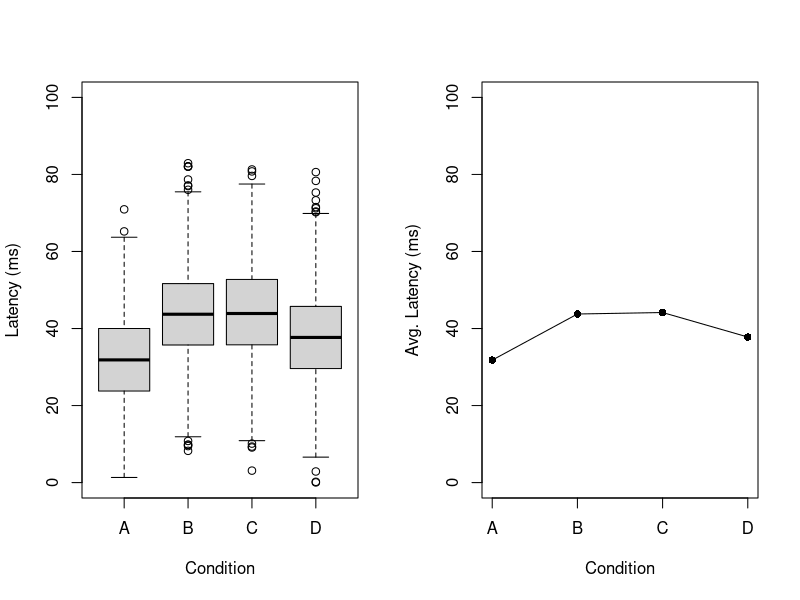
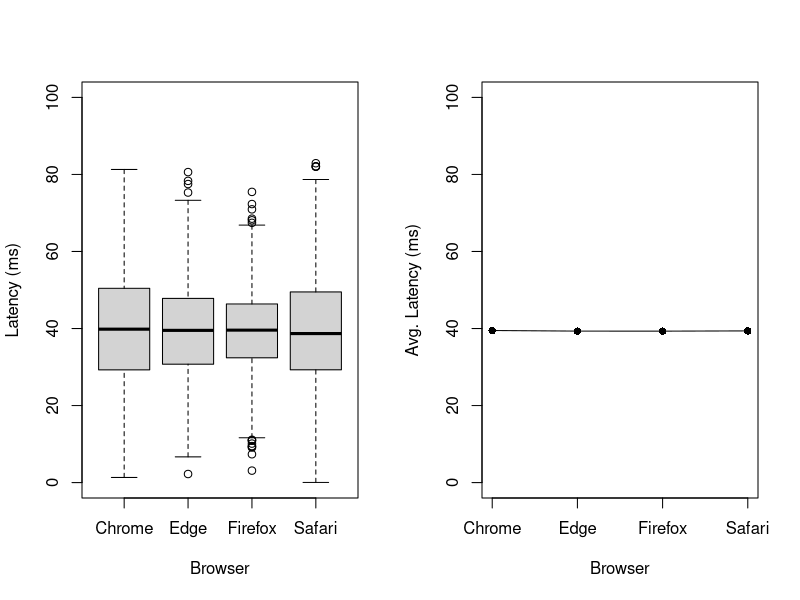
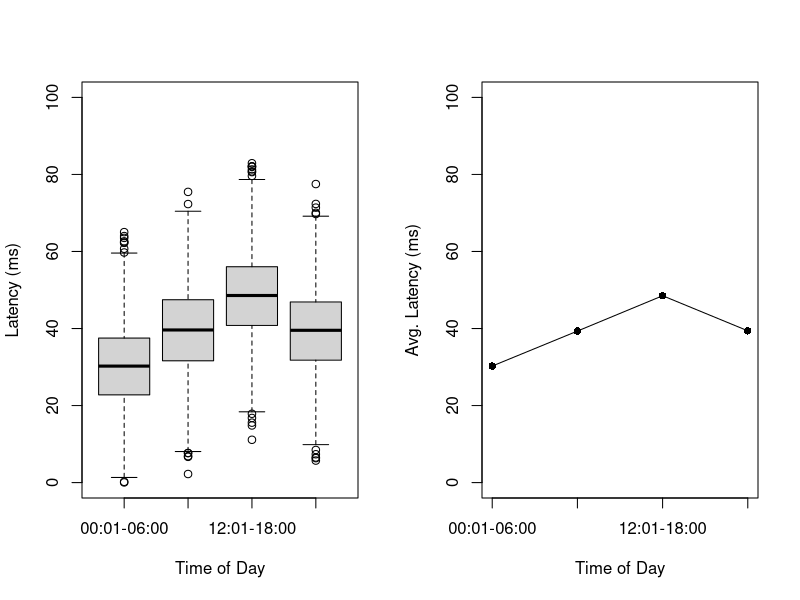
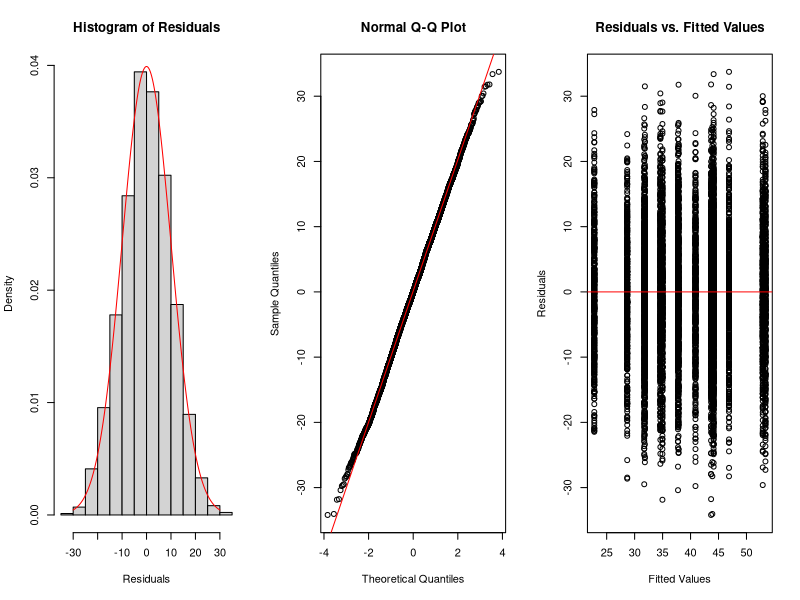

Write R code to recreate these figures, in order.
## Analyzing a Latin Square Design to Compare Means

## Read-in the data
netflix <- read.csv("netflix-lsd.csv", header = TRUE)

## Response by condition
par(mfrow=c(1,2))
boxplot(Y ~ Condition, data = netflix, xlab = "Condition", ylab = "Latency (ms)", xaxt = "n", ylim = c(0,100))
axis(side = 1, at = 1:4, labels = c("A", "B", "C", "D"))
mean.condition <- aggregate(x = netflix$Y, by = list(Condition = netflix$Condition), FUN = mean)
mean.condition
plot(x = 1:4, y = mean.condition$x, xlab = "Condition", ylab = "Avg. Latency (ms)", pch = 16, xaxt = "n", ylim = c(0,100))
lines(x = 1:4, y = mean.condition$x)
axis(side = 1, at = 1:4, labels = c("A", "B", "C", "D"))

## Response by browser
boxplot(Y ~ Browser, data = netflix, xlab = "Browser", ylab = "Latency (ms)", ylim = c(0,100))
mean.browser <- aggregate(x = netflix$Y, by = list(Browser = netflix$Browser), FUN = mean)
mean.browser
plot(x = 1:4, y = mean.browser$x, xlab = "Browser", ylab = "Avg. Latency (ms)", pch = 16, xaxt = "n", ylim = c(0,100))
lines(x = 1:4, y = mean.browser$x)
axis(side = 1, at = 1:4, labels = c("Chrome", "Edge", "Firefox", "Safari"))

## Response by time of day
boxplot(Y ~ factor(Time), data = netflix, xlab = "Time of Day", ylab = "Latency (ms)", ylim = c(0,100), xaxt = "n")
axis(side = 1, at = 1:4, labels = c("00:01-06:00", "06:01-12:00", "12:01-18:00", "18:01-00:00"))
mean.time <- aggregate(x = netflix$Y, by = list(Time = netflix$Time), FUN = mean)
mean.time
plot(x = 1:4, y = mean.time$x, xlab = "Time of Day", ylab = "Avg. Latency (ms)", pch = 16, xaxt = "n", ylim = c(0,100))
lines(x = 1:4, y = mean.time$x)
axis(side = 1, at = 1:4, labels = c("00:01-06:00", "06:01-12:00", "12:01-18:00", "18:01-00:00"))

## Fit the appropriate linear regression model and perform the relevant F-tests
full <- lm(Y ~ Condition + Browser + factor(Time), data = netflix)
summary(full)
anova(full)

## Partial F-tests
red1 <- lm(Y ~ Browser + factor(Time), data = netflix)
red2 <- lm(Y ~ Condition + factor(Time), data = netflix)
red3 <- lm(Y ~ Condition + Browser, data = netflix)
red4 <- lm(Y ~ Condition, data = netflix)

# Is there a difference in expected response between conditions?
anova(red1, full)

# Was it necessary to block by browser?
anova(red2, full)

# Was it necessary to block by time of day?
anova(red3, full)

# Was it necessary to block at all?
anova(red4, full)


## Check model assumptions graphically
par(mfrow=c(1,3))
hist(full$residuals, xlab = "Residuals", main = "Histogram of Residuals", probability = TRUE)
lines(x = seq(-30,30,0.01), y = dnorm(x = seq(-30,30,0.01), mean = mean(full$residuals), sd = sd(full$residuals)), col = "red")
qqnorm(full$residuals)
qqline(full$residuals, col = "red")
plot(x = full$fitted.values, y = full$residuals, xlab = "Fitted Values", ylab = "Residuals", main = "Residuals vs. Fitted Values")
abline(h = 0, col = "red")

